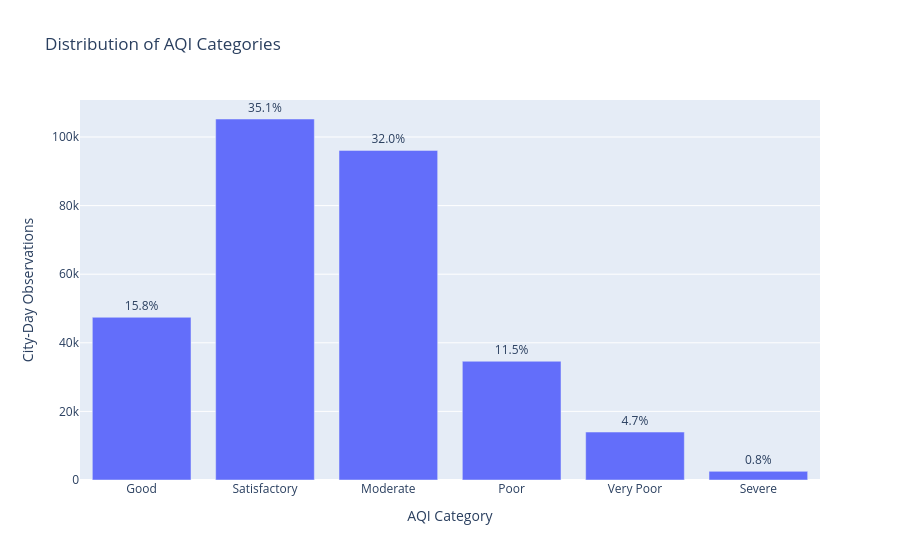

This figure's notebook cell:
### Code cell
fig = px.bar(
    category_summary,
    x="aqi_category",
    y="observations",
    category_orders={
        "aqi_category": category_order
    },
    text="percentage",
    title="Distribution of AQI Categories"
)

fig.update_traces(
    texttemplate="%{text:.1f}%",
    textposition="outside"
)

fig.update_layout(
    xaxis_title="AQI Category",
    yaxis_title="City-Day Observations"
)

fig.show()

### Figure 1 — Plotly figure (JSON) as saved in the notebook; plotly's stock layout.template omitted (floating-point values rounded to 4 significant figures)
{"data": [{"hovertemplate": "aqi_category=%{x}<br>observations=%{y}<br>percentage=%{text}<extra></extra>", "legendgroup": "", "marker": {"color": "#636efa", "pattern": {"shape": ""}}, "name": "", "orientation": "v", "showlegend": false, "text": [35.09, 32.04, 15.82, 11.54, 4.66, 0.84], "textposition": "outside", "texttemplate": "%{text:.1f}%", "type": "bar", "x": ["Satisfactory", "Moderate", "Good", "Poor", "Very Poor", "Severe"], "xaxis": "x", "y": [105249, 96097, 47440, 34620, 13984, 2516], "yaxis": "y"}], "layout": {"barmode": "relative", "legend": {"tracegroupgap": 0}, "title": {"text": "Distribution of AQI Categories"}, "xaxis": {"anchor": "y", "categoryarray": ["Good", "Satisfactory", "Moderate", "Poor", "Very Poor", "Severe"], "categoryorder": "array", "domain": [0, 1], "title": {"text": "AQI Category"}}, "yaxis": {"anchor": "x", "domain": [0, 1], "title": {"text": "City-Day Observations"}}}}
